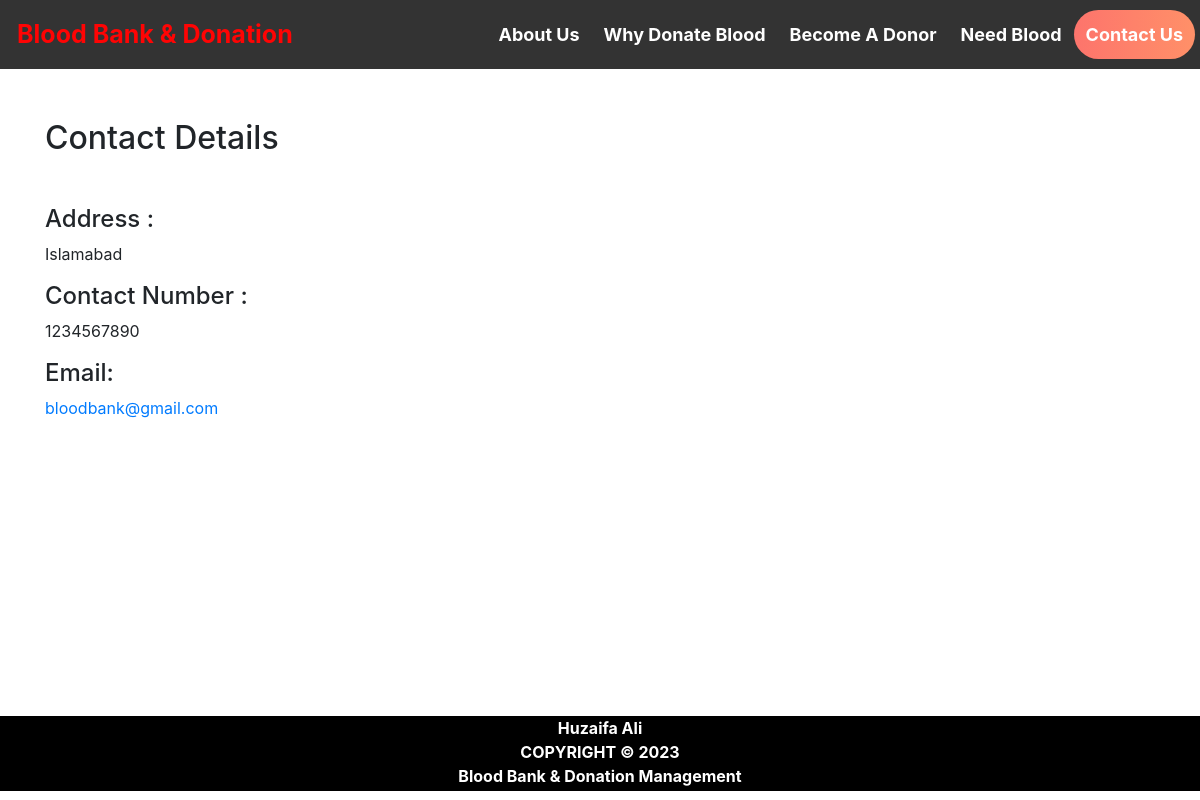
Page /contact_us.php on the committed database.
### tables this page shows
CREATE TABLE `contact_info` (
  `contact_id` int(11) NOT NULL,
  `contact_address` varchar(100) NOT NULL,
  `contact_mail` varchar(50) NOT NULL,
  `contact_phone` varchar(100) NOT NULL
);

### contact_us.php (the view, shortened to what this page needs)
<html>
<head>
  <link rel="stylesheet" href="https://maxcdn.bootstrapcdn.com/bootstrap/4.5.2/css/bootstrap.min.css">
</head>
<body>
<?php $active ='contact';
include 'head.php'; ?>
<div id="page-container" style="margin-top:50px; position: relative;min-height: 84vh;">
  <div class="container">
  <div id="content-wrap" style="padding-bottom:50px;">
    <div class="row">
    <div class="col-lg-4 mb-4">
        <h2>Contact Details</h2>
        <?php
          include 'conn.php';
          $sql= "select * from contact_info";
          $result=mysqli_query($conn,$sql);
          if(mysqli_num_rows($result)>0)   {
              while($row = mysqli_fetch_assoc($result)) { ?>
        <br>
        <p>
            <h4>Address :</h4><?php echo $row['contact_address']; ?>
        </p>
        <p>
            <h4>Contact Number :</h4><?php echo $row['contact_phone']; ?>
        </p>
        <p>
          <h4>  Email: </h4><a href="#"><?php echo $row['contact_mail']; ?></a>
        </p>
        <?php }
      } ?>
    </div>
</div>
</div>
</div>
<?php include 'footer.php' ?>
</div>
</body>
</html>

### rows in the picture
contact_info: contact_address "Islamabad", contact_phone "1234567890", contact_mail "bloodbank@gmail.com"
